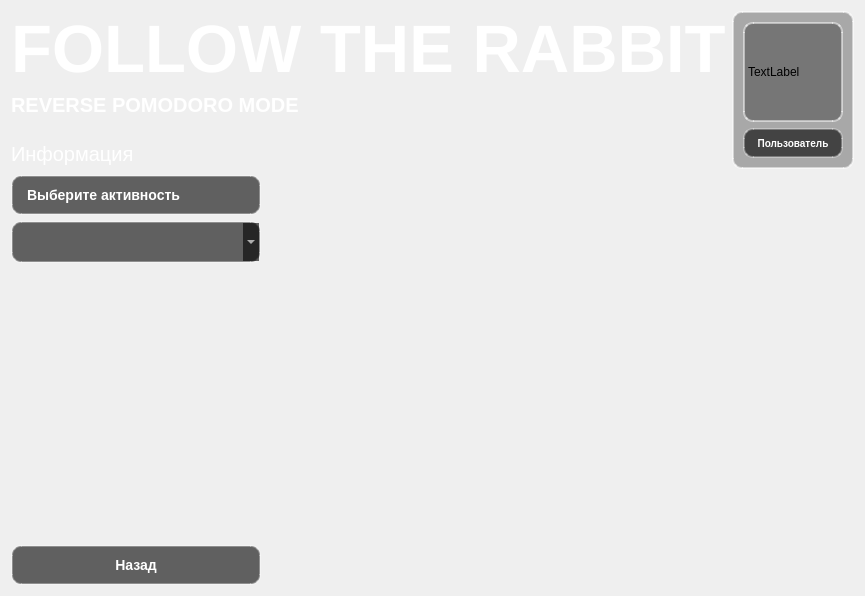
<?xml version="1.0" encoding="UTF-8"?>
<ui version="4.0">
 <class>reverse_pomodoro</class>
 <widget class="QWidget" name="reverse_pomodoro">
  <property name="geometry">
   <rect>
    <x>0</x>
    <y>0</y>
    <width>834</width>
    <height>596</height>
   </rect>
  </property>
  <property name="windowTitle">
   <string>Form</string>
  </property>
  <layout class="QVBoxLayout" name="verticalLayout_7">
   <item>
    <layout class="QVBoxLayout" name="verticalLayout_6">
     <item>
      <layout class="QHBoxLayout" name="horizontalLayout_2">
       <item>
        <layout class="QVBoxLayout" name="verticalLayout_3">
         <item alignment="Qt::AlignmentFlag::AlignBottom">
          <widget class="QLabel" name="label">
           <property name="font">
            <font>
             <pointsize>50</pointsize>
             <bold>true</bold>
            </font>
           </property>
           <property name="styleSheet">
            <string notr="true">color:white</string>
           </property>
           <property name="text">
            <string>FOLLOW THE RABBIT</string>
           </property>
           <property name="alignment">
            <set>Qt::AlignmentFlag::AlignBottom|Qt::AlignmentFlag::AlignLeading|Qt::AlignmentFlag::AlignLeft</set>
           </property>
          </widget>
         </item>
         <item alignment="Qt::AlignmentFlag::AlignTop">
          <widget class="QLabel" name="label_3">
           <property name="minimumSize">
            <size>
             <width>0</width>
             <height>30</height>
            </size>
           </property>
           <property name="maximumSize">
            <size>
             <width>16777215</width>
             <height>30</height>
            </size>
           </property>
           <property name="font">
            <font>
             <pointsize>15</pointsize>
             <bold>true</bold>
            </font>
           </property>
           <property name="styleSheet">
            <string notr="true">QLabel {

    color: white;
    
}
</string>
           </property>
           <property name="text">
            <string>REVERSE POMODORO MODE</string>
           </property>
           <property name="alignment">
            <set>Qt::AlignmentFlag::AlignLeading|Qt::AlignmentFlag::AlignLeft|Qt::AlignmentFlag::AlignTop</set>
           </property>
          </widget>
         </item>
         <item>
          <widget class="QLabel" name="label_7">
           <property name="sizePolicy">
            <sizepolicy hsizetype="Preferred" vsizetype="Fixed">
             <horstretch>0</horstretch>
             <verstretch>0</verstretch>
            </sizepolicy>
           </property>
           <property name="minimumSize">
            <size>
             <width>0</width>
             <height>30</height>
            </size>
           </property>
           <property name="maximumSize">
            <size>
             <width>16777215</width>
             <height>30</height>
            </size>
           </property>
           <property name="font">
            <font>
             <pointsize>15</pointsize>
            </font>
           </property>
           <property name="styleSheet">
            <string notr="true">color:white</string>
           </property>
           <property name="text">
            <string>Информация</string>
           </property>
          </widget>
         </item>
        </layout>
       </item>
       <item>
        <spacer name="horizontalSpacer_4">
         <property name="orientation">
          <enum>Qt::Orientation::Horizontal</enum>
         </property>
         <property name="sizeHint" stdset="0">
          <size>
           <width>40</width>
           <height>20</height>
          </size>
         </property>
        </spacer>
       </item>
       <item>
        <layout class="QVBoxLayout" name="verticalLayout_4">
         <item>
          <widget class="QFrame" name="frame">
           <property name="styleSheet">
            <string notr="true">QFrame {
    border: 2px solid rgba(255,255,255,0.5);
    border-radius: 10px;
    background: rgba(0,0,0,0.3);
}</string>
           </property>
           <property name="frameShape">
            <enum>QFrame::Shape::StyledPanel</enum>
           </property>
           <property name="frameShadow">
            <enum>QFrame::Shadow::Raised</enum>
           </property>
           <layout class="QVBoxLayout" name="verticalLayout_8">
            <item alignment="Qt::AlignmentFlag::AlignHCenter">
             <widget class="QLabel" name="label_5">
              <property name="sizePolicy">
               <sizepolicy hsizetype="Fixed" vsizetype="Fixed">
                <horstretch>0</horstretch>
                <verstretch>0</verstretch>
               </sizepolicy>
              </property>
              <property name="minimumSize">
               <size>
                <width>100</width>
                <height>100</height>
               </size>
              </property>
              <property name="maximumSize">
               <size>
                <width>100</width>
                <height>100</height>
               </size>
              </property>
              <property name="text">
               <string>TextLabel</string>
              </property>
             </widget>
            </item>
            <item alignment="Qt::AlignmentFlag::AlignHCenter">
             <widget class="QLabel" name="label_4">
              <property name="sizePolicy">
               <sizepolicy hsizetype="Fixed" vsizetype="Fixed">
                <horstretch>0</horstretch>
                <verstretch>0</verstretch>
               </sizepolicy>
              </property>
              <property name="minimumSize">
               <size>
                <width>100</width>
                <height>30</height>
               </size>
              </property>
              <property name="maximumSize">
               <size>
                <width>100</width>
                <height>30</height>
               </size>
              </property>
              <property name="styleSheet">
               <string notr="true">QLabel {
    background: rgba(0, 0, 0, 0.6);
    color: white;
    border: 2px solid rgba(255, 255, 255, 0.3);
    border-radius: 10px;
    font-size: 10px;
    font-weight: bold;
   
}
</string>
              </property>
              <property name="text">
               <string>Пользователь</string>
              </property>
              <property name="alignment">
               <set>Qt::AlignmentFlag::AlignCenter</set>
              </property>
             </widget>
            </item>
           </layout>
          </widget>
         </item>
        </layout>
       </item>
      </layout>
     </item>
     <item>
      <layout class="QHBoxLayout" name="horizontalLayout">
       <item>
        <layout class="QVBoxLayout" name="verticalLayout">
         <item>
          <widget class="QLabel" name="label_2">
           <property name="styleSheet">
            <string notr="true">QLabel {
    background: rgba(0, 0, 0, 0.6);
    color: white;
    border: 2px solid rgba(255, 255, 255, 0.3);
    border-radius: 10px;
    font-size: 14px;
    font-weight: bold;
    padding: 10px;
}
</string>
           </property>
           <property name="text">
            <string>Выберите активность</string>
           </property>
          </widget>
         </item>
         <item>
          <widget class="QComboBox" name="comboBox">
           <property name="styleSheet">
            <string notr="true">QComboBox {
    background: rgba(0, 0, 0, 0.6);
    color: white;
    border: 2px solid rgba(255, 255, 255, 0.3);
    border-radius: 10px;
    font-size: 14px;
    font-weight: bold;
    padding: 10px;
}

QComboBox:hover {
    background: rgba(100, 100, 100, 0.7);
    border-color: rgba(255, 255, 255, 0.6);
}
QComboBox:pressed {
    background: rgba(50, 50, 50, 0.8);
}</string>
           </property>
          </widget>
         </item>
         <item>
          <spacer name="verticalSpacer">
           <property name="orientation">
            <enum>Qt::Orientation::Vertical</enum>
           </property>
           <property name="sizeHint" stdset="0">
            <size>
             <width>20</width>
             <height>40</height>
            </size>
           </property>
          </spacer>
         </item>
         <item>
          <widget class="QPushButton" name="pushButton">
           <property name="sizePolicy">
            <sizepolicy hsizetype="Fixed" vsizetype="Fixed">
             <horstretch>0</horstretch>
             <verstretch>0</verstretch>
            </sizepolicy>
           </property>
           <property name="minimumSize">
            <size>
             <width>250</width>
             <height>0</height>
            </size>
           </property>
           <property name="styleSheet">
            <string notr="true">QPushButton {
    background: rgba(0, 0, 0, 0.6);
    color: white;
    border: 2px solid rgba(255, 255, 255, 0.3);
    border-radius: 10px;
    font-size: 14px;
    font-weight: bold;
    padding: 10px;
}

QPushButton:hover {
    background: rgba(100, 100, 100, 0.7);
    border-color: rgba(255, 255, 255, 0.6);
}

QPushButton:pressed {
    background: rgba(50, 50, 50, 0.8);
}</string>
           </property>
           <property name="text">
            <string>Назад</string>
           </property>
          </widget>
         </item>
        </layout>
       </item>
       <item>
        <spacer name="horizontalSpacer_3">
         <property name="orientation">
          <enum>Qt::Orientation::Horizontal</enum>
         </property>
         <property name="sizeHint" stdset="0">
          <size>
           <width>40</width>
           <height>20</height>
          </size>
         </property>
        </spacer>
       </item>
       <item>
        <layout class="QVBoxLayout" name="verticalLayout_5"/>
       </item>
       <item>
        <layout class="QVBoxLayout" name="verticalLayout_2">
         <item>
          <layout class="QHBoxLayout" name="buttonlayout"/>
         </item>
         <item>
          <layout class="QVBoxLayout" name="pomodoro_layout"/>
         </item>
        </layout>
       </item>
      </layout>
     </item>
    </layout>
   </item>
  </layout>
 </widget>
 <resources/>
 <connections/>
</ui>
